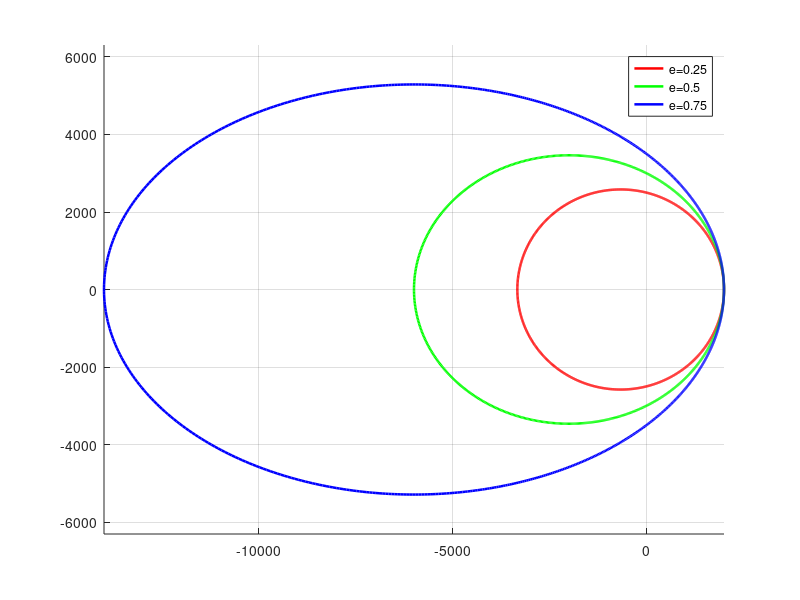

MATLAB code for this plot:
% Define constants: Evector points in i direction
G = 6.67e-11;
M_Moon = 7.35e22; % kg
RadiusMoon = 1737.4e3;
R_periapsis = 2000e3; % m
e_list = [0.25, 0.5, 0.75];
miu = G * M_Moon; % gravitational parameter

% Part 1 -> Semi-major, Apoapsis distance, Orbital eneregy, Orbital period
results = [];
figure ;
hold on;
grid on;
axis equal;
colors = ['r','g', 'b'];
theta = linspace(0,2*pi,1000);
fprintf(' e   a3 (m)   R_apoapsis (m)  E3 (j)   T3(s) \n');
for  i = 1:length(e_list)
e = e_list(i);
a = R_periapsis/(1-e);
R_apoapsis = a*(1+e);
Ep = -miu/(2*a) ;
T = 2*pi*sqrt(a^3/miu);
fprintf('%0.2f %8.2f %8.2f %1.3ef %1.3ef\n', e, a, R_apoapsis, Ep, T);
% Convert to cartesian
r = a*(1-e^2)./(1+e*cos(theta));
x = r.*cos(theta);
y = r.*sin(theta);
plot(x/1000, y/1000, colors(i), 'Linewidth', 1.8);
end
% Plot format
xlabel = ('x(km)');
ylabel = ('y (km) ' );
title = ( 'Elliptical Orbits around moon');
legend('e=0.25', 'e=0.5','e=0.75');
axis equal;



% plan to create separate function to write in command window

% here's how to set up activity
% here's what to write on the board or demonstrate
% here's what kids will need help with
